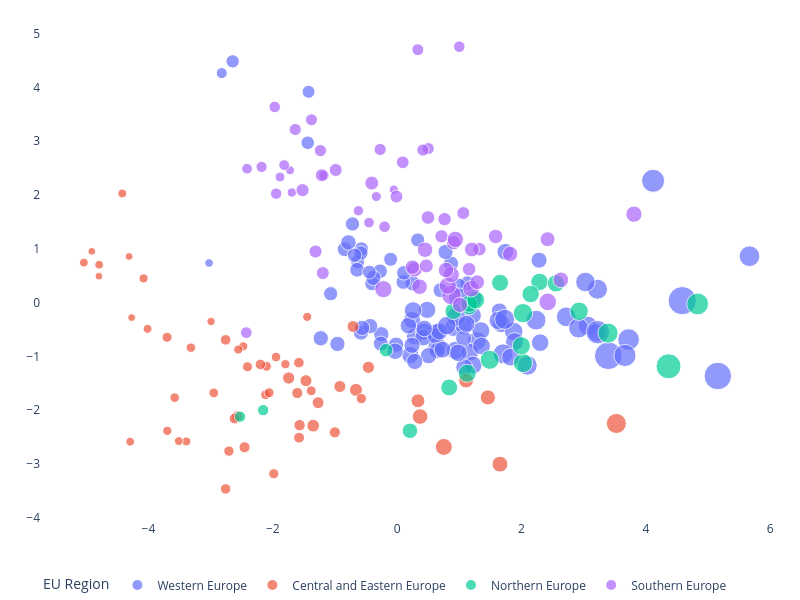

Here is the notebook cell this chart was saved with:
### Code cell
# Principal Component Analysis
pca = PCA(n_components = 2)
components = pca.fit_transform(X)
total_var = pca.explained_variance_ratio_.sum() * 100

df_pca = df.join(pd.DataFrame(components, index = df.index,
                           columns = ['pc_1', 'pc_2']))
df_pca.reset_index(inplace = True)

fig = px.scatter(df_pca, x = 'pc_1', y = 'pc_2', color=df_pca['EU Region'],
                 width = 800, height = 600, size = 'GDP per Capita',
                 hover_data = ['region_name', 'GDP per Capita'])

fig.update_layout(  margin={"r":1,"t":15,"l":1,"b":1},
                    plot_bgcolor = '#FFFFFF',
                    legend = dict(orientation = 'h', yanchor = 'top'),
                    yaxis_title='', xaxis_title='',
                    title = "")

hovertemplate = '%{customdata[0]}' 
fig.update_traces(hovertemplate=hovertemplate)
fig.show()

### Figure 1 — Plotly figure (JSON) as saved in the notebook; plotly's stock layout.template omitted (floating-point values rounded to 4 significant figures; data arrays with more than 128 entries replaced by an {"elided": "..."} marker saying what was removed)
{"data": [{"customdata": {"elided": "99x2 mixed values"}, "hovertemplate": "%{customdata[0]}", "legendgroup": "Western Europe", "marker": {"color": "#636efa", "size": [78700.0, 57500.0, 39100.0, 45800.0, 54600.0, 47000.0, 59100.0, 29500.0, 34900.0, 30100.0, 32300.0, 59100.0, 51000.0, 43800.0, 50000.0, 68900.0, 47700.0, 49600.0, 43700.0, 51400.0, 46000.0, 44300.0, 49300.0, 35100.0, 55800.0, 80900.0, 58600.0, 39500.0, 42900.0, 34600.0, 50400.0, 43900.0, 34000.0, 43200.0, 47700.0, 48800.0, 39600.0, 44100.0, 40800.0, 39000.0, 34800.0, 47100.0, 40200.0, 37700.0, 33500.0, 38900.0, 34800.0, 39500.0, 34300.0, 43200.0, 113300.0, 111700.0, 63400.0, 31700.0, 32800.0, 29600.0, 31300.0, 34100.0, 32400.0, 30000.0, 35700.0, 35400.0, 28100.0, 34700.0, 32800.0, 33900.0, 29000.0, 31800.0, 29600.0, 34300.0, 30700.0, 38400.0, 41400.0, 30200.0, 26300.0, 27300.0, 18100.0, 25000.0, 10900.0, 118300.0, 58500.0, 42200.0, 39100.0, 47800.0, 47100.0, 42500.0, 73000.0, 45900.0, 56700.0, 46500.0, 34400.0, 40800.0, 56500.0, 44300.0, 45700.0, 51100.0, 59700.0, 51200.0, 58900.0], "sizemode": "area", "sizeref": 295.8, "symbol": "circle"}, "mode": "markers", "name": "Western Europe", "orientation": "v", "showlegend": true, "type": "scatter", "x": [4.116, 2.719, 1.643, 2.3, 3.066, 1.677, 3.222, -0.6344, 0.2489, -1.07, -0.6439, 2.919, 1.874, 1.216, 1.626, 3.722, 0.6269, 0.936, 0.2105, 1.283, 0.9015, 1.07, 3.207, -0.01701, 0.9506, 3.227, 2.234, 0.2799, 0.2397, -0.9604, 0.6436, 0.431, -0.5831, 0.4196, 1.345, 1.889, 0.6178, 0.678, 0.4352, 0.2386, -0.2546, 1.164, -0.03265, 1.068, -0.2628, 0.6439, -1.228, 0.5042, -0.4336, 1.115, 3.396, 5.157, 5.667, -0.2747, -0.8444, -0.5754, -0.4049, -0.381, 0.1, -0.5821, 1.133, -0.784, -0.4472, 0.9926, 0.6961, 0.8661, -0.1052, 0.1092, 0.3314, 0.7781, -0.6845, 2.282, 1.739, -0.7189, -2.646, -1.439, -2.821, -1.425, -3.025, 4.585, 1.703, 0.7288, 0.2832, 1.221, 1.825, 1.078, 3.664, 0.9842, 2.095, 1.356, -0.5632, 0.1808, 3.027, 0.4831, 0.256, 0.7985, 1.73, 1.216, 0.9861], "xaxis": "x", "y": [2.265, -0.2639, -0.1574, -0.744, -0.4312, -0.3929, 0.249, 0.7604, 0.3606, 0.1661, 0.6108, -0.4721, -0.5361, -0.2373, -0.3309, -0.6851, -0.558, -0.8888, -0.9742, -0.7127, -0.4654, -0.4339, -0.5571, -0.782, -0.2608, -0.5503, -0.3251, -0.6321, -0.323, -0.7675, -0.8086, -0.5372, -0.5564, -0.6469, -0.5212, -0.7256, -0.6206, -0.5343, -0.4801, -0.7926, -0.5884, -0.9211, -0.9035, -0.6622, -0.7616, -0.8914, -0.6621, -0.9859, -0.4353, -0.3955, -0.988, -1.364, 0.8632, 0.5835, 0.9934, 0.9995, 0.3547, 0.4578, 0.3848, 0.9217, 0.3555, 1.119, 0.5682, 0.3121, 0.2316, 0.7253, 0.8051, 0.5551, 1.165, 0.9419, 0.8823, 0.7889, 0.9445, 1.462, 4.485, 2.972, 4.267, 3.919, 0.7363, 0.0371, -0.9501, -0.8735, -1.093, -1.16, -1.013, -1.2, -0.9821, -0.9332, -1.167, -0.8049, -0.4692, -0.4266, 0.3839, -0.1342, -0.145, -0.4279, -0.3098, 0.07153, 0.08894], "yaxis": "y"}, {"customdata": [["Северозападен (Severozapaden)", 8800], ["Северен централен (Severen tsentralen)", 8900], ["Североизточен (Severoiztochen)", 10300], ["Югоизточен (Yugoiztochen)", 12400], ["Югозападен (Yugozapaden)", 20800], ["Южен централен (Yuzhen tsentralen)", 9100], ["Praha", 59400], ["Střední Čechy", 23800], ["Jihozápad", 22200], ["Severozápad", 18500], ["Severovýchod", 21200], ["Jihovýchod", 24800], ["Střední Morava", 21300], ["Moravskoslezsko", 20900], ["Panonska Hrvatska", 11900], ["Jadranska Hrvatska", 16600], ["Grad Zagreb", 28600], ["Sjeverna Hrvatska", 14100], ["Budapest", 37300], ["Pest", 15200], ["Közép-Dunántúl", 16200], ["Nyugat-Dunántúl", 16000], ["Dél-Dunántúl", 12000], ["Észak-Magyarország", 11300], ["Észak-Alföld", 11300], ["Dél-Alföld", 12600], ["Małopolskie", 15600], ["Śląskie", 18300], ["Wielkopolskie", 18300], ["Zachodniopomorskie", 14400], ["Lubuskie", 14300], ["Dolnośląskie", 18900], ["Opolskie", 14200], ["Kujawsko-pomorskie", 14500], ["Warmińsko-mazurskie", 12500], ["Pomorskie", 17300], ["Łódzkie", 16500], ["Świętokrzyskie", 12800], ["Lubelskie", 12300], ["Podkarpackie", 12400], ["Podlaskie", 13600], ["Warszawski stołeczny", 33900], ["Mazowiecki regionalny", 16500], ["Nord-Vest", 13500], ["Centru", 13400], ["Nord-Est", 8800], ["Sud-Est", 11600], ["Sud-Muntenia", 11400], ["Bucureşti-Ilfov", 35900], ["Sud-Vest Oltenia", 11800], ["Vest", 14900], ["Vzhodna Slovenija", 21900], ["Zahodna Slovenija", 32500], ["Bratislavský kraj", 42500], ["Západné Slovensko", 18000], ["Stredné Slovensko", 17200], ["Východné Slovensko", 14900]], "hovertemplate": "%{customdata[0]}", "legendgroup": "Central and Eastern Europe", "marker": {"color": "#EF553B", "size": [8800.0, 8900.0, 10300.0, 12400.0, 20800.0, 9100.0, 59400.0, 23800.0, 22200.0, 18500.0, 21200.0, 24800.0, 21300.0, 20900.0, 11900.0, 16600.0, 28600.0, 14100.0, 37300.0, 15200.0, 16200.0, 16000.0, 12000.0, 11300.0, 11300.0, 12600.0, 15600.0, 18300.0, 18300.0, 14400.0, 14300.0, 18900.0, 14200.0, 14500.0, 12500.0, 17300.0, 16500.0, 12800.0, 12300.0, 12400.0, 13600.0, 33900.0, 16500.0, 13500.0, 13400.0, 8800.0, 11600.0, 11400.0, 35900.0, 11800.0, 14900.0, 21900.0, 32500.0, 42500.0, 18000.0, 17200.0, 14900.0], "sizemode": "area", "sizeref": 295.8, "symbol": "circle"}, "mode": "markers", "name": "Central and Eastern Europe", "orientation": "v", "showlegend": true, "type": "scatter", "x": [-4.911, -4.312, -2.993, -4.079, -0.7097, -4.271, 3.525, -1.351, -1.745, -2.572, -1.467, -0.662, -0.9215, -1.271, -4.015, -2.759, 0.3346, -2.95, 1.653, -1.984, -2.758, -2.706, -3.391, -4.294, -3.513, -3.696, -0.576, -1.003, -1.607, -1.382, -2.102, -1.569, -2.116, -2.059, -2.475, -1.578, -1.58, -1.797, -2.555, -1.447, -1.948, 1.459, -2.199, -3.579, -3.318, -4.797, -5.039, -4.793, 0.3696, -4.421, -3.701, -0.4622, 1.109, 0.7507, -2.454, -2.615, -2.408], "xaxis": "x", "y": [0.954, 0.8581, -0.3493, 0.4498, -0.4441, -0.2777, -2.246, -2.287, -1.401, -2.115, -1.451, -1.621, -1.559, -1.86, -0.4875, -0.6916, -1.825, -1.678, -3.002, -3.181, -3.462, -2.759, -2.58, -2.585, -2.573, -2.383, -1.783, -2.411, -1.68, -1.639, -1.184, -2.278, -1.713, -1.675, -0.8128, -2.51, -1.115, -1.145, -0.8722, -0.2646, -1.011, -1.762, -1.148, -1.766, -0.8374, 0.4908, 0.7444, 0.7039, -2.118, 2.029, -0.6442, -1.202, -1.448, -2.682, -2.688, -2.154, -1.192], "yaxis": "y"}, {"customdata": [["Hovedstaden", 92100], ["Sjælland", 41900], ["Syddanmark", 53500], ["Midtjylland", 54300], ["Nordjylland", 48200], ["Eesti", 27400], ["Latvija", 19100], ["Sostinės regionas", 35400], ["Vidurio ir vakarų Lietuvos regionas ", 19000], ["Länsi-Suomi", 42700], ["Helsinki-Uusimaa", 60400], ["Etelä-Suomi", 42400], ["Pohjois- ja Itä-Suomi", 41500], ["Åland", 48900], ["Stockholm", 70500], ["Östra Mellansverige", 45200], ["Småland med öarna", 45000], ["Sydsverige", 44600], ["Västsverige", 50400], ["Norra Mellansverige", 42800], ["Mellersta Norrland", 47500], ["Övre Norrland", 55600]], "hovertemplate": "%{customdata[0]}", "legendgroup": "Northern Europe", "marker": {"color": "#00cc96", "size": [92100.0, 41900.0, 53500.0, 54300.0, 48200.0, 27400.0, 19100.0, 35400.0, 19000.0, 42700.0, 60400.0, 42400.0, 41500.0, 48900.0, 70500.0, 45200.0, 45000.0, 44600.0, 50400.0, 42800.0, 47500.0, 55600.0], "sizemode": "area", "sizeref": 295.8, "symbol": "circle"}, "mode": "markers", "name": "Northern Europe", "orientation": "v", "showlegend": true, "type": "scatter", "x": [4.364, 0.8363, 1.489, 2.023, 1.127, -0.1781, -2.156, 0.2059, -2.527, 1.157, 3.392, 1.157, 0.9025, 1.997, 4.832, 2.289, 2.147, 2.553, 2.926, 1.655, 1.264, 2.023], "xaxis": "x", "y": [-1.184, -1.577, -1.063, -1.122, -1.312, -0.8835, -1.998, -2.383, -2.119, -0.06943, -0.5657, -0.02289, -0.1584, -0.802, -0.02424, 0.3852, 0.1594, 0.3582, -0.1598, 0.3681, 0.04872, -0.1957], "yaxis": "y"}, {"customdata": [["Aττική (Attiki)", 27000], ["Βόρειο Αιγαίο (Voreio Aigaio)", 12000], ["Νότιο Αιγαίο (Notio Aigaio)", 19200], ["Κρήτη (Kriti)", 16600], ["Aνατολική Μακεδονία, Θράκη (Anatoliki Makedonia, Thraki)", 13000], ["Κεντρική Μακεδονία (Kentriki Makedonia)", 15800], ["Δυτική Μακεδονία (Dytiki Makedonia)", 16500], ["Ήπειρος (Ipeiros)", 12700], ["Θεσσαλία (Thessalia)", 14900], ["Ιόνια Νησιά (Ionia Nisia)", 16900], ["Δυτική Ελλάδα (Dytiki Ellada)", 14300], ["Στερεά Ελλάδα (Sterea Ellada)", 18400], ["Πελοπόννησος (Peloponnisos)", 17400], ["Galicia", 26500], ["Principado de Asturias", 26400], ["Cantabria", 26500], ["País Vasco", 36400], ["Comunidad Foral de Navarra", 34700], ["La Rioja", 30300], ["Aragón", 32600], ["Comunidad de Madrid", 39200], ["Castilla y León", 27400], ["Castilla-La Mancha", 24000], ["Extremadura", 21900], ["Cataluña", 33000], ["Comunitat Valenciana ", 24700], ["Illes Balears", 31000], ["Andalucía", 21500], ["Región de Murcia", 24300], ["Ciudad de Ceuta", 21300], ["Ciudad de Melilla", 19500], ["Canarias", 22100], ["Piemonte", 34500], ["Valle d’Aosta/Vallée d’Aoste", 44000], ["Liguria", 35400], ["Lombardia", 45900], ["Abruzzo", 28600], ["Molise", 25000], ["Campania", 21800], ["Puglia", 22000], ["Basilicata", 25800], ["Calabria", 19700], ["Sicilia", 21200], ["Sardegna", 24500], ["Provincia Autonoma di Bolzano/Bozen", 56000], ["Provincia Autonoma di Trento", 43900], ["Veneto", 38000], ["Friuli-Venezia Giulia", 35800], ["Emilia-Romagna", 40700], ["Toscana", 35600], ["Umbria", 28800], ["Marche", 31100], ["Lazio", 39800], ["Κύπρος (Kypros)", 32200], ["Malta", 34300], ["Norte", 20000], ["Algarve", 25300], ["Região Autónoma dos Açores", 20300], ["Região Autónoma da Madeira", 24700]], "hovertemplate": "%{customdata[0]}", "legendgroup": "Southern Europe", "marker": {"color": "#ab63fa", "size": [27000.0, 12000.0, 19200.0, 16600.0, 13000.0, 15800.0, 16500.0, 12700.0, 14900.0, 16900.0, 14300.0, 18400.0, 17400.0, 26500.0, 26400.0, 26500.0, 36400.0, 34700.0, 30300.0, 32600.0, 39200.0, 27400.0, 24000.0, 21900.0, 33000.0, 24700.0, 31000.0, 21500.0, 24300.0, 21300.0, 19500.0, 22100.0, 34500.0, 44000.0, 35400.0, 45900.0, 28600.0, 25000.0, 21800.0, 22000.0, 25800.0, 19700.0, 21200.0, 24500.0, 56000.0, 43900.0, 38000.0, 35800.0, 40700.0, 35600.0, 28800.0, 31100.0, 39800.0, 32200.0, 34300.0, 20000.0, 25300.0, 20300.0, 24700.0], "sizemode": "area", "sizeref": 295.8, "symbol": "circle"}, "mode": "markers", "name": "Southern Europe", "orientation": "v", "showlegend": true, "type": "scatter", "x": [1.158, -1.723, -1.946, -0.4521, -1.694, -0.6237, -1.178, -0.05322, -0.3353, -2.414, -1.884, -2.181, -1.817, 0.7621, 0.7136, 1.324, 2.632, 1.818, 0.9071, 1.201, 3.808, 0.4956, 0.08962, -0.2736, 2.419, 1.063, 1.584, 0.4999, -0.01196, 0.333, 0.9995, 0.4139, 0.2812, -0.2215, 0.4485, 2.422, -0.4088, -0.9886, -1.639, -1.234, -1.522, -1.969, -1.378, -1.213, 0.8733, 0.8147, 0.8713, 0.3603, 1.189, 0.7854, 0.4692, 0.2453, 0.9354, 1.287, 1.01, -0.2028, -1.313, -2.426, -1.196], "xaxis": "x", "y": [0.622, 2.459, 2.025, 1.487, 2.046, 1.709, 2.365, 2.1, 1.972, 2.489, 2.334, 2.523, 2.557, 1.552, 1.232, 0.9933, 0.4236, 0.9043, 1.113, 0.9882, 1.644, 1.582, 2.609, 2.847, 1.179, 1.665, 1.23, 2.863, 1.972, 4.701, 4.758, 2.836, 0.6178, 0.2495, 0.9831, 0.0139, 2.223, 2.466, 3.218, 2.826, 2.09, 3.637, 3.398, 2.369, 0.1375, 0.3144, 0.5213, 0.2962, 0.2583, 0.6053, 0.6824, 0.6591, 1.176, 0.3795, -0.04177, 1.411, 0.9507, -0.5573, 0.5495], "yaxis": "y"}], "layout": {"height": 600, "legend": {"itemsizing": "constant", "orientation": "h", "title": {"text": "EU Region"}, "tracegroupgap": 0, "yanchor": "top"}, "margin": {"b": 1, "l": 1, "r": 1, "t": 15}, "plot_bgcolor": "#FFFFFF", "title": {"text": ""}, "width": 800, "xaxis": {"anchor": "y", "domain": [0, 1], "title": {"text": ""}}, "yaxis": {"anchor": "x", "domain": [0, 1], "title": {"text": ""}}}}
